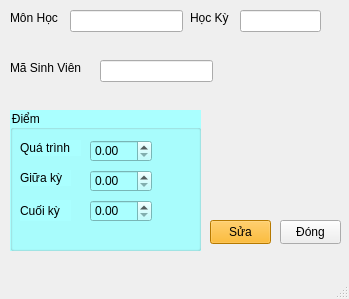
<?xml version="1.0" encoding="UTF-8"?>
<ui version="4.0">
 <class>MainWindow</class>
 <widget class="QMainWindow" name="MainWindow">
  <property name="geometry">
   <rect>
    <x>0</x>
    <y>0</y>
    <width>349</width>
    <height>299</height>
   </rect>
  </property>
  <property name="windowTitle">
   <string>MainWindow</string>
  </property>
  <widget class="QWidget" name="centralwidget">
   <widget class="QGroupBox" name="groupBox">
    <property name="geometry">
     <rect>
      <x>10</x>
      <y>110</y>
      <width>191</width>
      <height>141</height>
     </rect>
    </property>
    <property name="styleSheet">
     <string notr="true">background-color: rgb(170, 255, 255);
font: 10pt &quot;Segoe UI&quot;;</string>
    </property>
    <property name="title">
     <string>Điểm </string>
    </property>
    <widget class="QLabel" name="label_12">
     <property name="geometry">
      <rect>
       <x>10</x>
       <y>30</y>
       <width>61</width>
       <height>16</height>
      </rect>
     </property>
     <property name="styleSheet">
      <string notr="true">font: 10pt &quot;Segoe UI&quot;;</string>
     </property>
     <property name="text">
      <string>Quá trình</string>
     </property>
    </widget>
    <widget class="QDoubleSpinBox" name="doubleQuaTrinh_2">
     <property name="geometry">
      <rect>
       <x>80</x>
       <y>30</y>
       <width>62</width>
       <height>22</height>
      </rect>
     </property>
     <property name="readOnly">
      <bool>false</bool>
     </property>
     <property name="maximum">
      <double>10.000000000000000</double>
     </property>
    </widget>
    <widget class="QDoubleSpinBox" name="doubleGiuaKy_2">
     <property name="geometry">
      <rect>
       <x>80</x>
       <y>60</y>
       <width>62</width>
       <height>22</height>
      </rect>
     </property>
     <property name="maximum">
      <double>10.000000000000000</double>
     </property>
    </widget>
    <widget class="QLabel" name="label_13">
     <property name="geometry">
      <rect>
       <x>10</x>
       <y>60</y>
       <width>51</width>
       <height>16</height>
      </rect>
     </property>
     <property name="styleSheet">
      <string notr="true">font: 10pt &quot;Segoe UI&quot;;</string>
     </property>
     <property name="text">
      <string>Giữa kỳ</string>
     </property>
    </widget>
    <widget class="QLabel" name="label_14">
     <property name="geometry">
      <rect>
       <x>10</x>
       <y>90</y>
       <width>51</width>
       <height>21</height>
      </rect>
     </property>
     <property name="styleSheet">
      <string notr="true">font: 10pt &quot;Segoe UI&quot;;</string>
     </property>
     <property name="text">
      <string>Cuối kỳ</string>
     </property>
    </widget>
    <widget class="QDoubleSpinBox" name="doubleCuoiKy_2">
     <property name="geometry">
      <rect>
       <x>80</x>
       <y>90</y>
       <width>62</width>
       <height>22</height>
      </rect>
     </property>
     <property name="maximum">
      <double>10.000000000000000</double>
     </property>
    </widget>
   </widget>
   <widget class="QLabel" name="label_6">
    <property name="geometry">
     <rect>
      <x>10</x>
      <y>10</y>
      <width>61</width>
      <height>16</height>
     </rect>
    </property>
    <property name="styleSheet">
     <string notr="true">font: 10pt &quot;Segoe UI&quot;;</string>
    </property>
    <property name="text">
     <string>Môn Học</string>
    </property>
   </widget>
   <widget class="QLabel" name="label_7">
    <property name="geometry">
     <rect>
      <x>190</x>
      <y>10</y>
      <width>51</width>
      <height>16</height>
     </rect>
    </property>
    <property name="styleSheet">
     <string notr="true">font: 10pt &quot;Segoe UI&quot;;</string>
    </property>
    <property name="text">
     <string>Học Kỳ</string>
    </property>
   </widget>
   <widget class="QLineEdit" name="maSV">
    <property name="geometry">
     <rect>
      <x>100</x>
      <y>60</y>
      <width>113</width>
      <height>22</height>
     </rect>
    </property>
    <property name="readOnly">
     <bool>true</bool>
    </property>
   </widget>
   <widget class="QLabel" name="label_8">
    <property name="geometry">
     <rect>
      <x>10</x>
      <y>60</y>
      <width>81</width>
      <height>16</height>
     </rect>
    </property>
    <property name="styleSheet">
     <string notr="true">font: 10pt &quot;Segoe UI&quot;;</string>
    </property>
    <property name="text">
     <string>Mã Sinh Viên</string>
    </property>
   </widget>
   <widget class="QPushButton" name="btnClose">
    <property name="geometry">
     <rect>
      <x>280</x>
      <y>220</y>
      <width>61</width>
      <height>24</height>
     </rect>
    </property>
    <property name="styleSheet">
     <string notr="true"/>
    </property>
    <property name="text">
     <string>Đóng</string>
    </property>
   </widget>
   <widget class="QPushButton" name="btnEdit">
    <property name="geometry">
     <rect>
      <x>210</x>
      <y>220</y>
      <width>61</width>
      <height>24</height>
     </rect>
    </property>
    <property name="styleSheet">
     <string notr="true">background-color: rgb(255, 170, 0);</string>
    </property>
    <property name="text">
     <string>Sửa</string>
    </property>
   </widget>
   <widget class="QLineEdit" name="maMH">
    <property name="geometry">
     <rect>
      <x>70</x>
      <y>10</y>
      <width>113</width>
      <height>22</height>
     </rect>
    </property>
    <property name="readOnly">
     <bool>true</bool>
    </property>
   </widget>
   <widget class="QLineEdit" name="hocky">
    <property name="geometry">
     <rect>
      <x>240</x>
      <y>10</y>
      <width>81</width>
      <height>22</height>
     </rect>
    </property>
    <property name="readOnly">
     <bool>true</bool>
    </property>
   </widget>
  </widget>
  <widget class="QMenuBar" name="menubar">
   <property name="geometry">
    <rect>
     <x>0</x>
     <y>0</y>
     <width>349</width>
     <height>22</height>
    </rect>
   </property>
  </widget>
  <widget class="QStatusBar" name="statusbar"/>
 </widget>
 <resources/>
 <connections/>
</ui>
